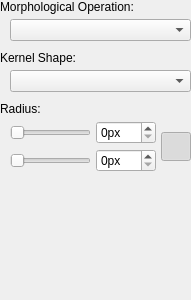
<?xml version="1.0" encoding="UTF-8"?>
<ui version="4.0">
 <class>FilterWidget</class>
 <widget class="QWidget" name="FilterWidget">
  <property name="geometry">
   <rect>
    <x>0</x>
    <y>0</y>
    <width>191</width>
    <height>300</height>
   </rect>
  </property>
  <property name="windowTitle">
   <string>Form</string>
  </property>
  <layout class="QVBoxLayout" name="verticalLayout" stretch="0,0,0,1">
   <property name="spacing">
    <number>10</number>
   </property>
   <property name="leftMargin">
    <number>0</number>
   </property>
   <property name="topMargin">
    <number>0</number>
   </property>
   <property name="rightMargin">
    <number>0</number>
   </property>
   <property name="bottomMargin">
    <number>0</number>
   </property>
   <item>
    <layout class="QVBoxLayout" name="verticalLayout_4">
     <property name="spacing">
      <number>5</number>
     </property>
     <item>
      <widget class="QLabel" name="label_3">
       <property name="text">
        <string>Morphological Operation:</string>
       </property>
      </widget>
     </item>
     <item>
      <layout class="QVBoxLayout" name="verticalLayout_2">
       <property name="spacing">
        <number>1</number>
       </property>
       <property name="leftMargin">
        <number>10</number>
       </property>
       <item>
        <widget class="QComboBox" name="mComboMorphologyOp"/>
       </item>
      </layout>
     </item>
    </layout>
   </item>
   <item>
    <layout class="QVBoxLayout" name="verticalLayout_5">
     <property name="spacing">
      <number>5</number>
     </property>
     <item>
      <widget class="QLabel" name="label_4">
       <property name="text">
        <string>Kernel Shape:</string>
       </property>
      </widget>
     </item>
     <item>
      <layout class="QVBoxLayout" name="verticalLayout_3">
       <property name="spacing">
        <number>1</number>
       </property>
       <property name="leftMargin">
        <number>10</number>
       </property>
       <item>
        <widget class="QComboBox" name="mComboKernelShape"/>
       </item>
      </layout>
     </item>
    </layout>
   </item>
   <item>
    <layout class="QVBoxLayout" name="verticalLayout_6">
     <property name="spacing">
      <number>5</number>
     </property>
     <item>
      <widget class="QLabel" name="label_2">
       <property name="text">
        <string>Radius:</string>
       </property>
      </widget>
     </item>
     <item>
      <layout class="QHBoxLayout" name="horizontalLayout">
       <property name="spacing">
        <number>5</number>
       </property>
       <property name="leftMargin">
        <number>10</number>
       </property>
       <item>
        <layout class="QVBoxLayout" name="verticalLayout_7">
         <property name="spacing">
          <number>5</number>
         </property>
         <item>
          <layout class="QHBoxLayout" name="horizontalLayout_4">
           <property name="spacing">
            <number>5</number>
           </property>
           <property name="leftMargin">
            <number>0</number>
           </property>
           <item>
            <widget class="QSlider" name="mSliderHRadius">
             <property name="maximum">
              <number>100</number>
             </property>
             <property name="orientation">
              <enum>Qt::Horizontal</enum>
             </property>
            </widget>
           </item>
           <item>
            <widget class="QSpinBox" name="mSpinHRadius">
             <property name="suffix">
              <string>px</string>
             </property>
             <property name="maximum">
              <number>100</number>
             </property>
            </widget>
           </item>
          </layout>
         </item>
         <item>
          <layout class="QHBoxLayout" name="horizontalLayout_3">
           <property name="spacing">
            <number>5</number>
           </property>
           <property name="leftMargin">
            <number>0</number>
           </property>
           <item>
            <widget class="QSlider" name="mSliderVRadius">
             <property name="maximum">
              <number>100</number>
             </property>
             <property name="orientation">
              <enum>Qt::Horizontal</enum>
             </property>
            </widget>
           </item>
           <item>
            <widget class="QSpinBox" name="mSpinVRadius">
             <property name="suffix">
              <string>px</string>
             </property>
             <property name="maximum">
              <number>100</number>
             </property>
            </widget>
           </item>
          </layout>
         </item>
        </layout>
       </item>
       <item>
        <widget class="QToolButton" name="mButtonLockRadius">
         <property name="iconSize">
          <size>
           <width>22</width>
           <height>22</height>
          </size>
         </property>
         <property name="checkable">
          <bool>true</bool>
         </property>
         <property name="checked">
          <bool>true</bool>
         </property>
         <property name="autoRaise">
          <bool>true</bool>
         </property>
        </widget>
       </item>
      </layout>
     </item>
    </layout>
   </item>
   <item>
    <spacer name="verticalSpacer">
     <property name="orientation">
      <enum>Qt::Vertical</enum>
     </property>
     <property name="sizeHint" stdset="0">
      <size>
       <width>0</width>
       <height>0</height>
      </size>
     </property>
    </spacer>
   </item>
  </layout>
 </widget>
 <resources/>
 <connections/>
</ui>
